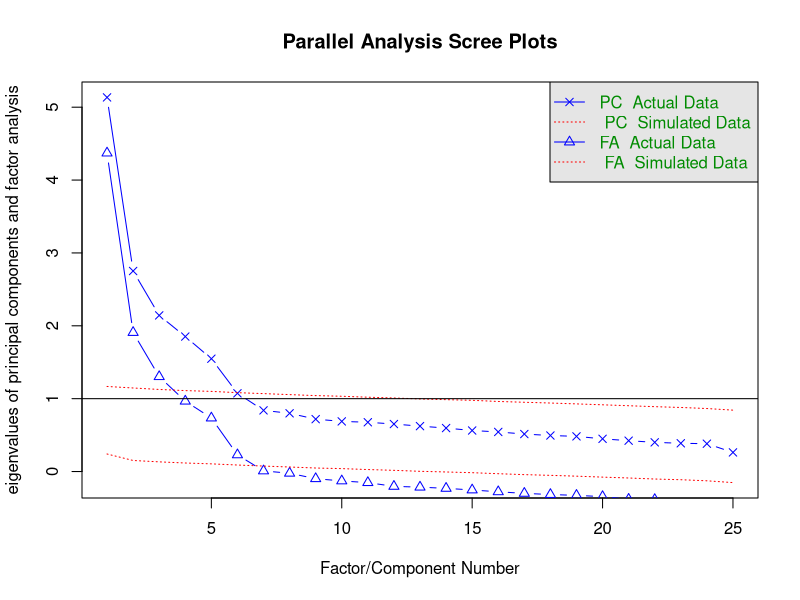
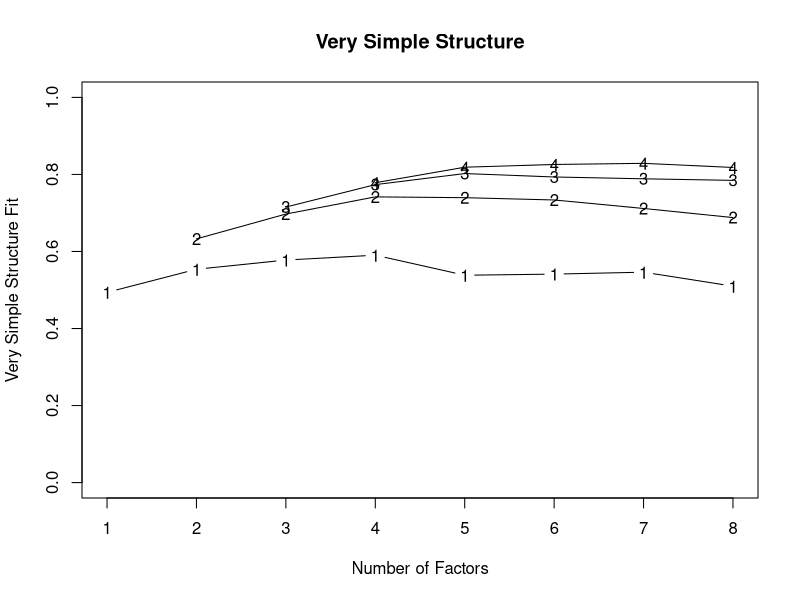
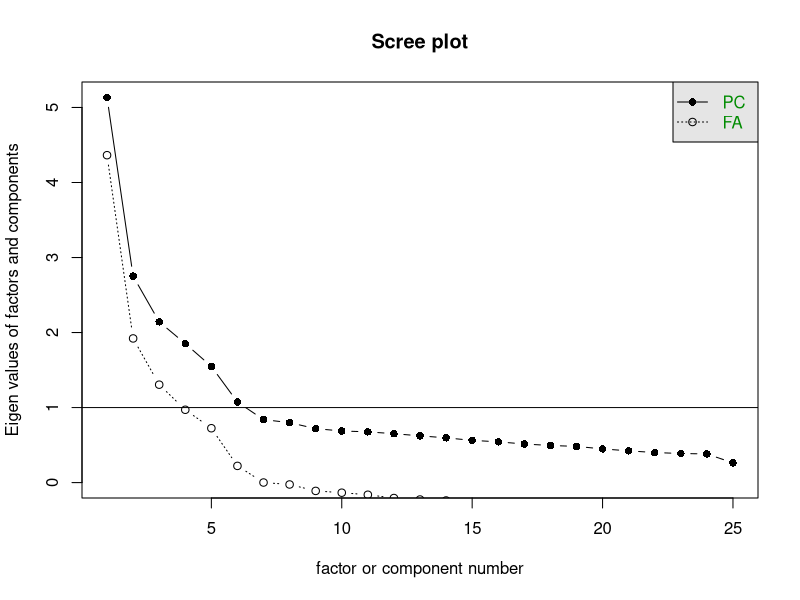
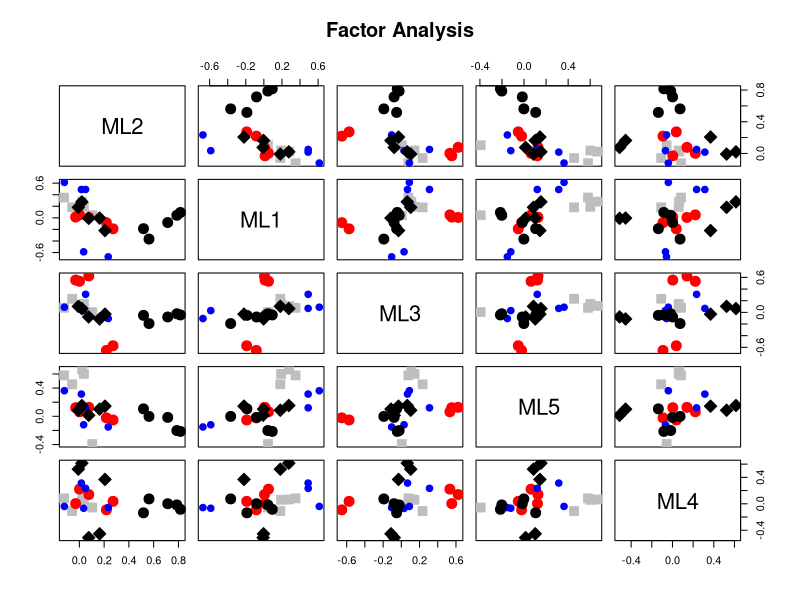
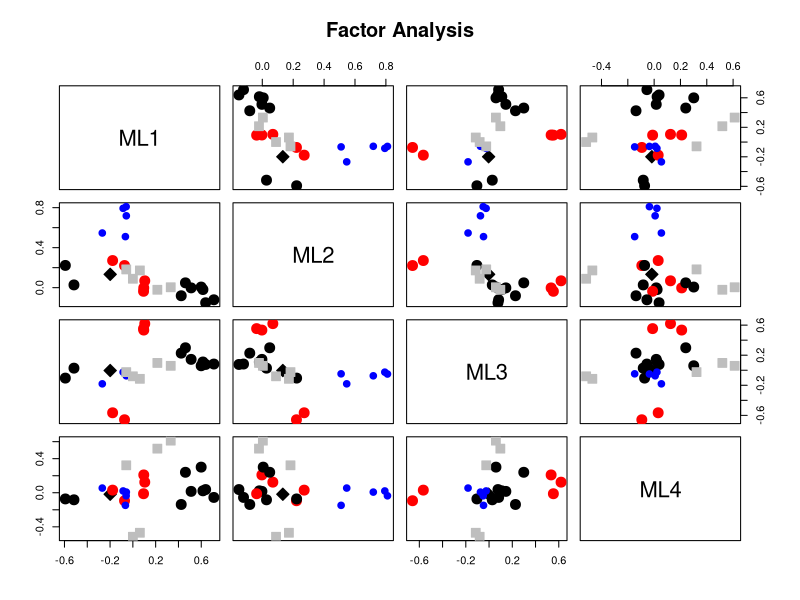

R code for these plots, in order:
## ---- chunk 1
library(psych)
data(bfi)
summary(bfi)
bfi.R <- cor(bfi[, 1:25], use = 'complete.obs')
p1 <- principal(bfi.R, rotate='varimax', n.obs = 2800)
fa.parallel(bfi.R, n.obs=2800, fm='ml')
v1 <- VSS(bfi.R, 8, fm='ml', n.obs = 2800)
v1
scree(bfi.R)
## ---- chunk 2
ml5.out <- fa(bfi.R, nfactors = 5, rotate = "varimax", fm='ml', n.obs = 2800)
ml5.out$loadings
plot(ml5.out, cut=0.3, cex = 2)
## ---- chunk 3
ml4.out <- fa(bfi.R, nfactors = 4, rotate = "varimax", fm='ml', n.obs = 2800)
ml4.out$loadings
plot(ml4.out, cut=0.3, cex = 2)
## ---- chunk 4
bfi.scores <- factor.scores(bfi[1:25], ml5.out)
head(bfi.scores$scores)

for (i in 1:5){
  print(t.test(bfi.scores$scores[, i], bfi$gender))
  print(summary(lm(bfi.scores$scores[, i] ~ age + education, data = bfi)))
}

